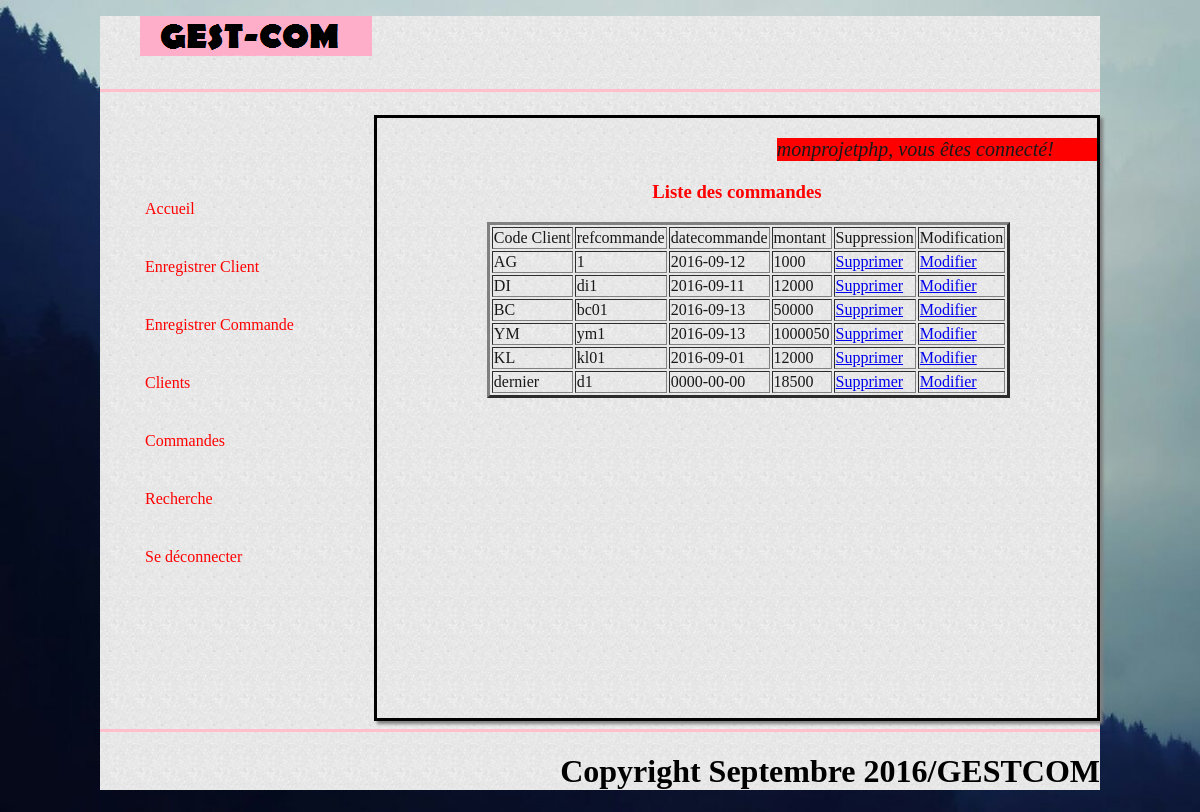
The page /index1.php?pg=commandes (signed in) on the database its author committed.
### tables this page shows
CREATE TABLE IF NOT EXISTS `commande` (
  `id` int(11) NOT NULL AUTO_INCREMENT,
  `codeclient` varchar(255) NOT NULL,
  `refcommande` varchar(255) NOT NULL,
  `datecommande` date NOT NULL,
  `montant` int(11) NOT NULL,
  PRIMARY KEY (`id`),
  UNIQUE KEY `id` (`id`)
);

### listecommandes.php (the view, shortened to what this page needs)
<?php
if (isset($_SESSION['id']) AND isset($_SESSION['pseudo']))
{
    ?>
<p style="margin-left: 400px; font-size: 20px; font-style: italic; background-color: red;">
<?php
    echo ( $_SESSION['pseudo']. ', vous êtes connecté!');
?>
</p>
<!DOCTYPE html>
<html>
	<head>
		<link rel="stylesheet" href="gestcom.css" />
	<body>
		<table style="margin-left:110px;" border="3">
				<tr>
					<td>Code Client</td>
					<td>refcommande</td>
					<td>datecommande</td>
					<td>montant</td>
					<td>Suppression</td>
					<td>Modification</td>
				</tr>
		<h1 style="color:red; text-align:center;">Liste des commandes</h1>
			<?php
				$bdd = new PDO('mysql:host=localhost;dbname=gestioncom', 'root', '', array(PDO::ATTR_ERRMODE => PDO::ERRMODE_EXCEPTION));
				$reponse = $bdd->query('SELECT * FROM commande');
				while($donnee= $reponse->fetch())
				{
			?>
				<tr>
					<td><?php echo $donnee['codeclient'] ?></td>
					<td><?php echo$donnee['refcommande'] ?></td>
					<td><?php echo$donnee['datecommande'] ?></td>
					<td><?php echo$donnee['montant'] ?></td>
					<td><?php $id=$donnee['id']; echo "<a href='index1.php?pg=supprimercommande&id=$id'>Supprimer</a>"; ?></td>
					<td><?php $id=$donnee['id']; echo "<a href='index1.php?pg=modifiercommande&id=$id'>Modifier</a>"; ?></td>
				</tr>
			<?php
			}
			?>
			</table>
	</body>
</html>
<?php
 }
 else
{
	header('Location:index.php');
}
 ?>

### gestcom.css (style rules this page uses)
body { background-image: url('2.jpg'); background-size: cover; background-repeat: no-repeat; background-attachment:cover; color: #181818; }

### rows shown on the page
commande: codeclient "AG", refcommande "1", datecommande "2016-09-12", montant "1000"
commande: codeclient "DI", refcommande "di1", datecommande "2016-09-11", montant "12000"
commande: codeclient "BC", refcommande "bc01", datecommande "2016-09-13", montant "50000"
commande: codeclient "YM", refcommande "ym1", datecommande "2016-09-13", montant "1000050"
commande: codeclient "KL", refcommande "kl01", datecommande "2016-09-01", montant "12000"
commande: codeclient "dernier", refcommande "d1", datecommande "0000-00-00", montant "18500"

### other values the page prints
$_SESSION['pseudo'] "monprojetphp"
